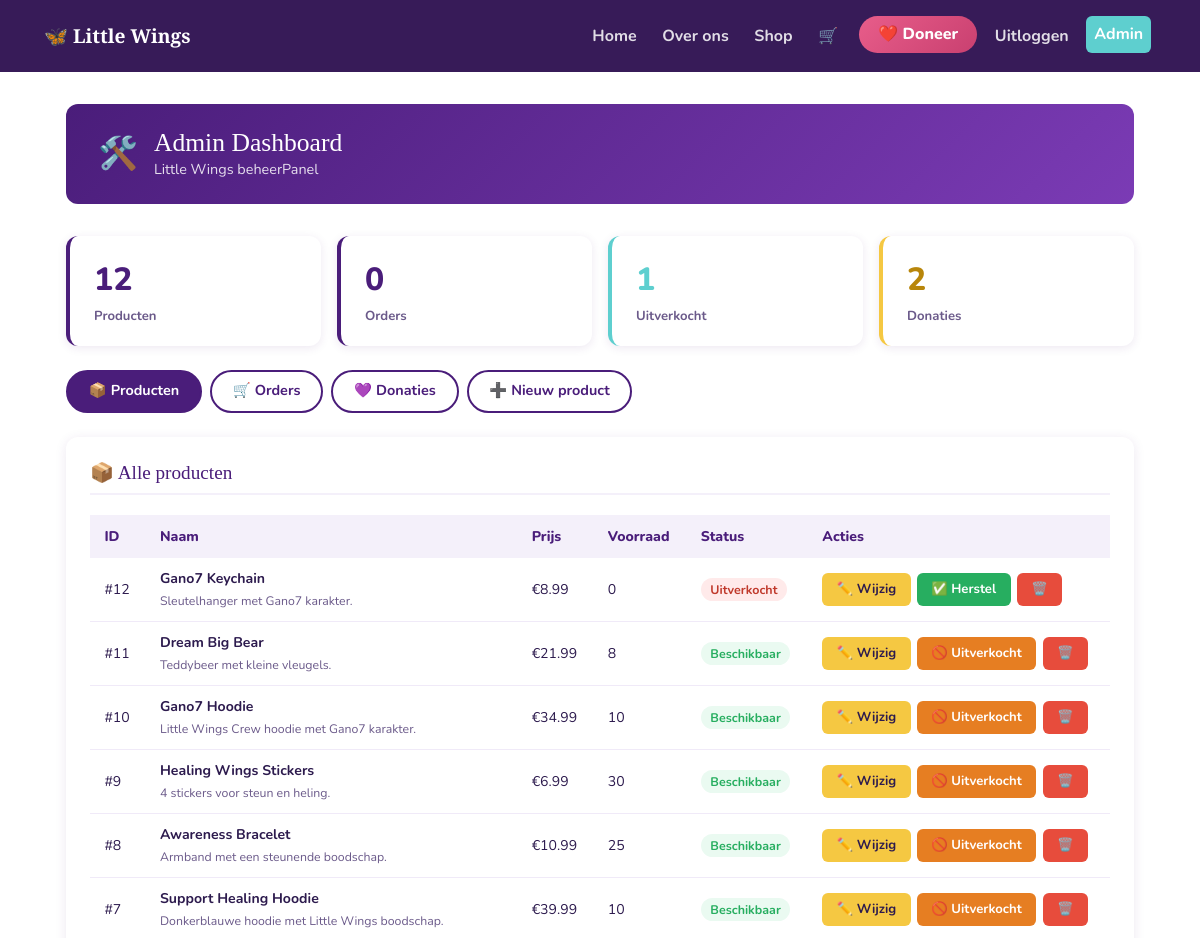
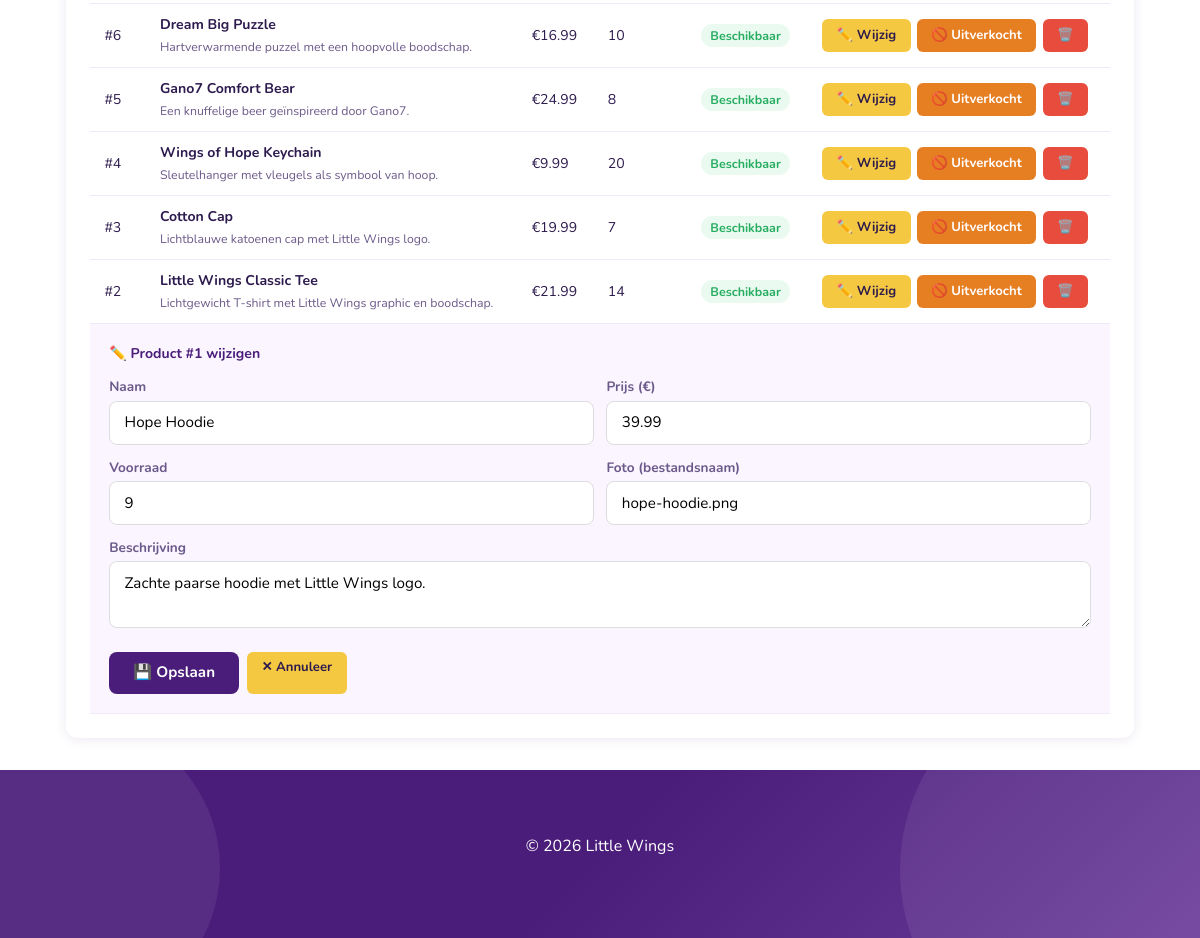
Page /admin?edit_id=1 (signed in) on the committed database (2 pictures, top to bottom).
### app/models.py (models this page shows, shortened)
class Product(db.Model):
    __tablename__ = 'product'
    id: Mapped[int] = mapped_column(primary_key=True)
    naam: Mapped[str] = mapped_column(String(100), nullable=False)
    beschrijving: Mapped[str | None] = mapped_column(Text)
    prijs: Mapped[float] = mapped_column(Float, nullable=False)
    voorraad: Mapped[int] = mapped_column(Integer, default=0)
    foto: Mapped[str | None] = mapped_column(String(200))

### app/auth.py (the view)
    def check(**url_waarde):
        if not current_user.is_authenticated:
            return redirect(url_for('login'))
        if current_user.email not in ADMIN_EMAILS:
            abort(403)
        return functie(**url_waarde)

### app/auth.py (called while the page is built)
def admin_required(functie):
    def check(**url_waarde):
        if not current_user.is_authenticated:
            return redirect(url_for('login'))
        if current_user.email not in ADMIN_EMAILS:
            abort(403)
        return functie(**url_waarde)
    check.__name__ = functie.__name__
    return check

### app/models.py (called while the page is built)
@login_manager.user_loader
def load_user(user_id: int):
    return db.session.get(User, int(user_id))

### app/templates/admin.html (shortened to what this page needs)
{% extends "base.html" %}
{% block content %}
<div class="admin-wrap">
  <div class="admin-header">
    <span style="font-size:2rem">🛠️</span>
    <div>
      <h1>Admin Dashboard</h1>
      <div style="font-size:.9rem;opacity:.85">Little Wings beheerPanel</div>
    </div>
  </div>
  <div class="stats-row">
    <div class="stat-box">
      <div class="num">{{ producten|length }}</div>
      <div class="lbl">Producten</div>
    </div>
    <div class="stat-box">
      <div class="num">{{ orders|length }}</div>
      <div class="lbl">Orders</div>
    </div>
    <div class="stat-box" style="border-color:var(--teal)">
      <div class="num" style="color:var(--teal)">{{ producten|selectattr('voorraad','eq',0)|list|length }}</div>
      <div class="lbl">Uitverkocht</div>
    </div>
    <div class="stat-box" style="border-color:var(--gold)">
      <div class="num" style="color:#b8860b">{{ donaties|length }}</div>
      <div class="lbl">Donaties</div>
    </div>
  </div>
  <div class="admin-tabs">
    <a href="#producten" class="admin-tab {% if tab == 'producten' or not tab %}active{% endif %}">📦 Producten</a>
    <a href="#orders" class="admin-tab {% if tab == 'orders' %}active{% endif %}">🛒 Orders</a>
    <a href="#donaties" class="admin-tab {% if tab == 'donaties' %}active{% endif %}">💜 Donaties</a>
    <a href="#nieuw" class="admin-tab {% if tab == 'nieuw' %}active{% endif %}">➕ Nieuw product</a>
  </div>
  <div id="producten" class="admin-section">
    <div class="admin-card">
      <h2>📦 Alle producten</h2>
      {% if producten %}
      <div style="overflow-x:auto">
        <table class="admin-table">
          <thead>
            <tr>
              <th>ID</th><th>Naam</th><th>Prijs</th><th>Voorraad</th><th>Status</th><th>Acties</th>
            </tr>
          </thead>
          <tbody>
            {% for p in producten %}
            {% if edit_id == p.id %}
            <tr class="edit-form-row">
              <td colspan="6">
                <strong style="color:var(--primary);display:block;margin-bottom:.8rem">✏️ Product #{{ p.id }} wijzigen</strong>
                <form method="POST" action="{{ url_for('admin_wijzig_product', product_id=p.id) }}" class="admin-form">
                  <div class="form-row">
                    <div>
                      <label>Naam</label>
                      <input type="text" name="naam" value="{{ p.naam }}" required>
                    </div>
                    <div>
                      <label>Prijs (€)</label>
                      <input type="number" name="prijs" step="0.01" min="0" value="{{ '%.2f'|format(p.prijs) }}" required>
                    </div>
                  </div>
                  <div class="form-row">
                    <div>
                      <label>Voorraad</label>
                      <input type="number" name="voorraad" min="0" value="{{ p.voorraad }}">
                    </div>
                    <div>
                      <label>Foto (bestandsnaam)</label>
                      <input type="text" name="foto" value="{{ p.foto or '' }}" placeholder="bijv. hoodie.png">
                    </div>
                  </div>
                  <div>
                    <label>Beschrijving</label>
                    <textarea name="beschrijving" rows="2">{{ p.beschrijving or '' }}</textarea>
                  </div>
                  <div style="display:flex;gap:.5rem;margin-top:.3rem;flex-wrap:wrap">
                    <button type="submit" class="btn-primary">💾 Opslaan</button>
                    <a href="{{ url_for('admin') }}" class="btn-warning">✕ Annuleer</a>
                  </div>
                </form>
              </td>
            </tr>
            {% else %}
            <tr>
              <td>#{{ p.id }}</td>
              <td>
                <strong>{{ p.naam }}</strong>
                {% if p.beschrijving %}
                  <br><small style="color:var(--text-light)">{{ p.beschrijving[:60] }}{% if p.beschrijving|length > 60 %}…{% endif %}</small>
                {% endif %}
              </td>
              <td>€{{ '%.2f'|format(p.prijs) }}</td>
              <td>{{ p.voorraad }}</td>
              <td>
                {% if p.voorraad == 0 %}
                  <span class="badge-uitverkocht">Uitverkocht</span>
                {% else %}
                  <span class="badge-beschikbaar">Beschikbaar</span>
                {% endif %}
              </td>
              <td>
                <div class="actions">
                  <a href="{{ url_for('admin', edit_id=p.id) }}#producten" class="btn-warning">✏️ Wijzig</a>
                  <form method="POST" action="{{ url_for('admin_uitverkocht', product_id=p.id) }}">
                    {% if p.voorraad == 0 %}
                      <button type="submit" class="btn-groen">✅ Herstel</button>
                    {% else %}
                      <button type="submit" class="btn-oranje">🚫 Uitverkocht</button>
                    {% endif %}
                  </form>
                  <form method="POST" action="{{ url_for('admin_verwijder_product', product_id=p.id) }}">
                    <button type="submit" class="btn-danger">🗑️</button>
                  </form>
                </div>
              </td>
            </tr>
            {% endif %}
            {% endfor %}
          </tbody>
        </table>
      </div>
      {% else %}
        <p style="color:var(--text-light);text-align:center;padding:2rem">
          Nog geen producten. <a href="#nieuw" style="color:var(--primary)">Voeg er één toe ➕</a>
        </p>
      {% endif %}
    </div>
  </div>
</div>
{% endblock %}

### app/static/css/style.css (style rules this page uses)
:root { --primary: #4a1d7a; --primary-light: #7b3bb5; --teal: #5ecfcf; --gold: #f5c842; --white: #ffffff; --text: #2d1b4e; --text-light: #6b5a8a; --light-bg: #f4f0fa; --border: #e8e0f5; --surface: #faf8ff; }
* { box-sizing: border-box; margin: 0; padding: 0; }
body { font-family: 'Nunito', sans-serif; color: var(--text); background: var(--white); }
.btn-primary { background: white; color: #b87a3c; border: 2px solid white; }
.admin-wrap { max-width: 1100px; margin: 2rem auto; padding: 0 1rem; }
.admin-header { background: linear-gradient(135deg, var(--primary), var(--primary-light)); color: #fff; padding: 1.5rem 2rem; border-radius: 12px; margin-bottom: 2rem; display: flex; align-items: center; gap: 1rem; }
.admin-header h1 { margin: 0; font-size: 1.6rem; font-family: 'Playfair Display', serif; }
.admin-tabs { display: flex; gap: .5rem; margin-bottom: 1.5rem; flex-wrap: wrap; }
.admin-tab { padding: .55rem 1.3rem; border: 2px solid var(--primary); border-radius: 30px; background: transparent; color: var(--primary); font-weight: 700; text-decoration: none; font-size: .9rem; transition: all .2s; }
.admin-tab:hover, .admin-tab.active { background: var(--primary); color: #fff; }
.admin-section { display: none; }
#producten { display: block; }
.admin-card { background: #fff; border-radius: 12px; box-shadow: 0 2px 12px rgba(74,29,122,.1); padding: 1.5rem; margin-bottom: 1.5rem; }
.admin-card h2 { font-size: 1.2rem; color: var(--primary); margin-bottom: 1.2rem; font-family: 'Playfair Display', serif; border-bottom: 2px solid var(--light-bg); padding-bottom: .6rem; }
.stats-row { display: grid; grid-template-columns: repeat(auto-fit, minmax(160px,1fr)); gap: 1rem; margin-bottom: 1.5rem; }
.stat-box { background: #fff; border-radius: 12px; padding: 1.2rem 1.5rem; box-shadow: 0 2px 10px rgba(74,29,122,.1); border-left: 4px solid var(--primary); }
.stat-box .num { font-size: 2rem; font-weight: 800; color: var(--primary); }
.stat-box .lbl { font-size: .82rem; color: var(--text-light); font-weight: 700; margin-top: .2rem; }
.admin-table { width: 100%; border-collapse: collapse; font-size: .88rem; }
.admin-table th { background: var(--light-bg); color: var(--primary); padding: .7rem .9rem; text-align: left; font-weight: 800; }
.admin-table td { padding: .65rem .9rem; border-bottom: 1px solid #f0eaf8; vertical-align: middle; }
.badge-uitverkocht { background: #ffeaea; color: #c0392b; padding: .2rem .6rem; border-radius: 20px; font-size: .78rem; font-weight: 700; }
.badge-beschikbaar { background: #eafaf1; color: #27ae60; padding: .2rem .6rem; border-radius: 20px; font-size: .78rem; font-weight: 700; }
.btn-primary { background: var(--primary); color: #fff; border: none; padding: .6rem 1.5rem; border-radius: 8px; font-weight: 700; cursor: pointer; font-size: .95rem; text-decoration: none; display: inline-block; }
.btn-danger { background: #e74c3c; color: #fff; border: none; padding: .4rem .9rem; border-radius: 6px; font-size: .82rem; font-weight: 700; cursor: pointer; }
.btn-warning { background: var(--gold); color: var(--text); border: none; padding: .4rem .9rem; border-radius: 6px; font-size: .82rem; font-weight: 700; cursor: pointer; text-decoration: none; display: inline-block; }
.btn-groen { background: #27ae60; color: #fff; border: none; padding: .4rem .9rem; border-radius: 6px; font-size: .82rem; font-weight: 700; cursor: pointer; }
.btn-oranje { background: #e67e22; color: #fff; border: none; padding: .4rem .9rem; border-radius: 6px; font-size: .82rem; font-weight: 700; cursor: pointer; }
.actions { display: flex; gap: .4rem; flex-wrap: wrap; align-items: center; }
.admin-form { display: grid; gap: .8rem; }
.admin-form input, .admin-form textarea { width: 100%; padding: .6rem .9rem; border: 1.5px solid #ddd; border-radius: 8px; font-family: 'Nunito', sans-serif; font-size: .95rem; }
.admin-form label { font-weight: 700; font-size: .85rem; color: var(--text-light); margin-bottom: .2rem; display: block; }
.form-row { display: grid; grid-template-columns: 1fr 1fr; gap: .8rem; }
.edit-form-row td { background: #faf5ff !important; padding: 1.2rem !important; }

### rows in the picture
Product: id "12", naam "Gano7 Keychain", beschrijving "Sleutelhanger met Gano7 karakter.", prijs "8.99", voorraad "0", shows "Uitverkocht", shows "✅ Herstel"
Product: id "11", naam "Dream Big Bear", beschrijving "Teddybeer met kleine vleugels.", prijs "21.99", voorraad "8", shows "Beschikbaar", shows "🚫 Uitverkocht"
Product: id "10", naam "Gano7 Hoodie", beschrijving "Little Wings Crew hoodie met Gano7 karakter.", prijs "34.99", voorraad "10", shows "Beschikbaar", shows "🚫 Uitverkocht"
Product: id "9", naam "Healing Wings Stickers", beschrijving "4 stickers voor steun en heling.", prijs "6.99", voorraad "30", shows "Beschikbaar", shows "🚫 Uitverkocht"
Product: id "8", naam "Awareness Bracelet", beschrijving "Armband met een steunende boodschap.", prijs "10.99", voorraad "25", shows "Beschikbaar", shows "🚫 Uitverkocht"
Product: id "7", naam "Support Healing Hoodie", beschrijving "Donkerblauwe hoodie met Little Wings boodschap.", prijs "39.99", voorraad "10", shows "Beschikbaar", shows "🚫 Uitverkocht"
Product: id "6", naam "Dream Big Puzzle", beschrijving "Hartverwarmende puzzel met een hoopvolle boodschap.", prijs "16.99", voorraad "10", shows "Beschikbaar", shows "🚫 Uitverkocht"
Product: id "5", naam "Gano7 Comfort Bear", beschrijving "Een knuffelige beer geïnspireerd door Gano7.", prijs "24.99", voorraad "8", shows "Beschikbaar", shows "🚫 Uitverkocht"
Product: id "4", naam "Wings of Hope Keychain", beschrijving "Sleutelhanger met vleugels als symbool van hoop.", prijs "9.99", voorraad "20", shows "Beschikbaar", shows "🚫 Uitverkocht"
Product: id "3", naam "Cotton Cap", beschrijving "Lichtblauwe katoenen cap met Little Wings logo.", prijs "19.99", voorraad "7", shows "Beschikbaar", shows "🚫 Uitverkocht"
Product: id "2", naam "Little Wings Classic Tee", beschrijving "Lichtgewicht T-shirt met Little Wings graphic en boodschap.", prijs "21.99", voorraad "14", shows "Beschikbaar", shows "🚫 Uitverkocht"
Product: id "1", naam "Hope Hoodie", prijs "39.99", voorraad "9", foto "hope-hoodie.png", beschrijving "Zachte paarse hoodie met Little Wings logo."

### other values in the picture
{{ producten|length }} "12"
{{ orders|length }} "0"
{{ producten|selectattr('voorraad','eq',0)|list|length }} "1"
{{ donaties|length }} "2"
